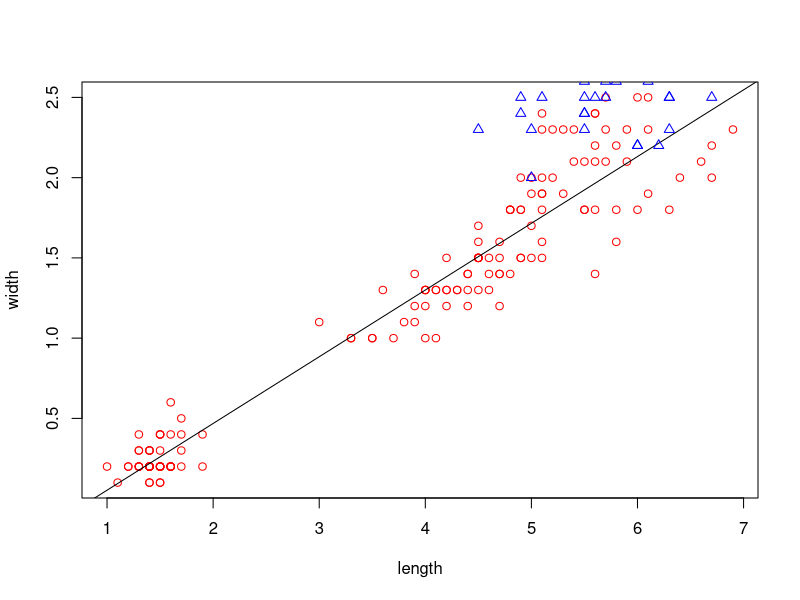
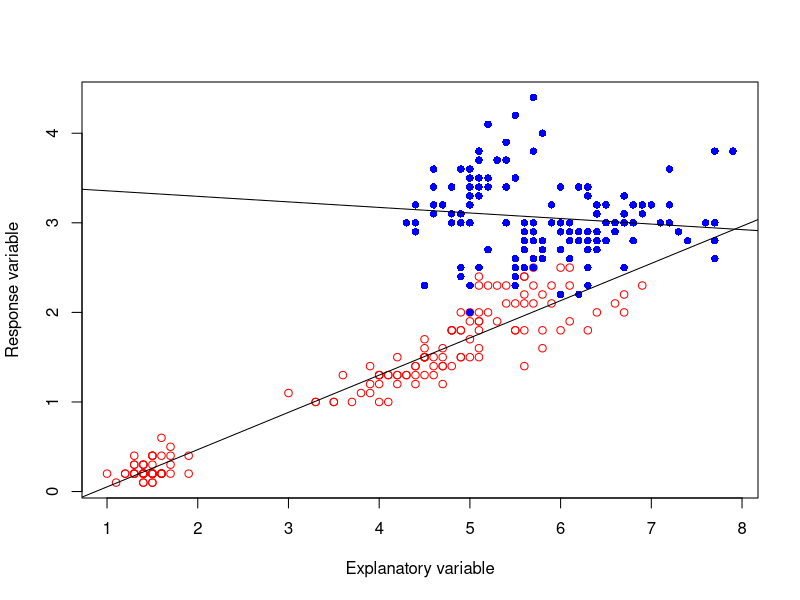
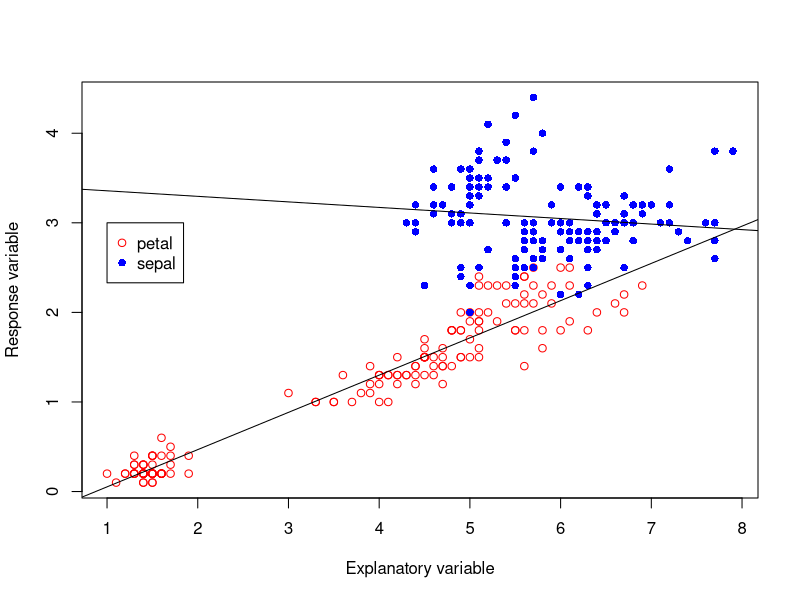
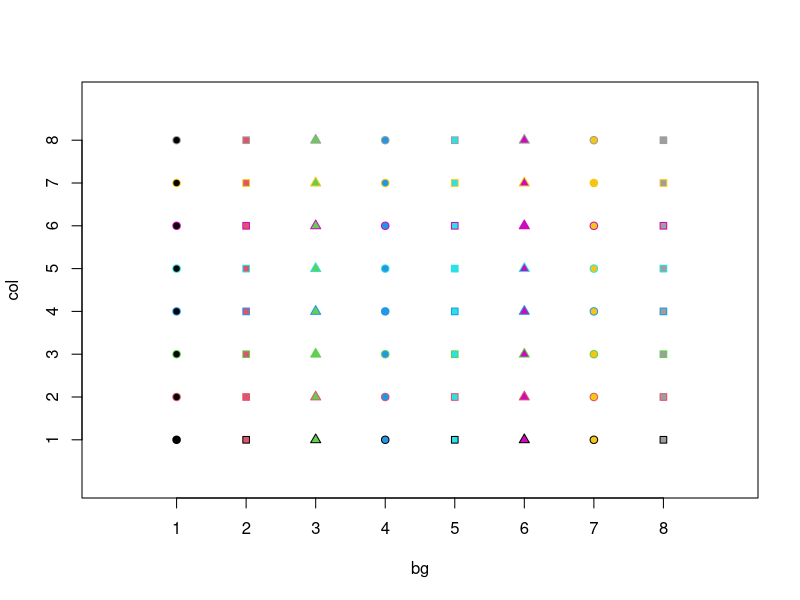
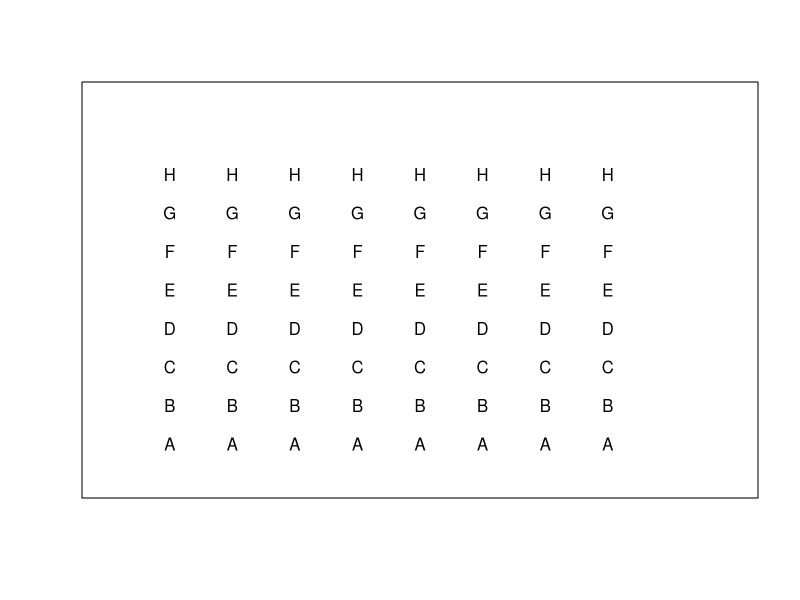
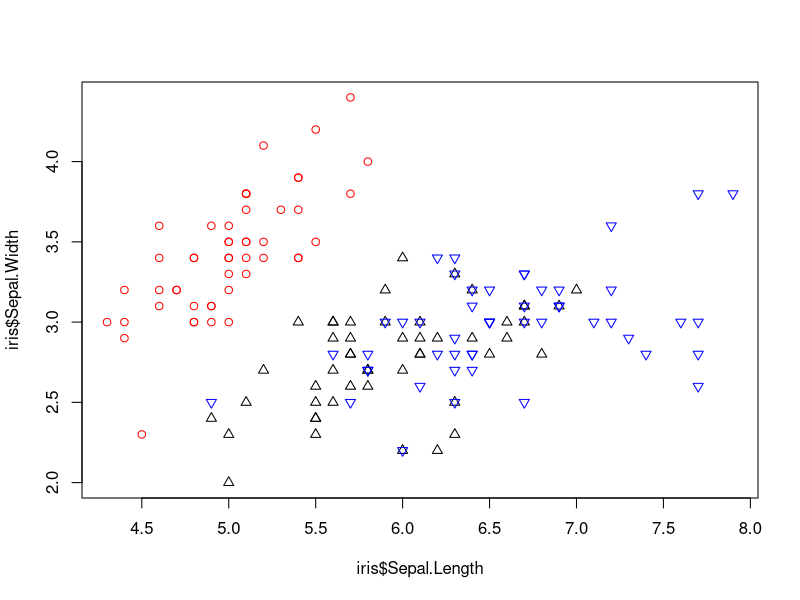
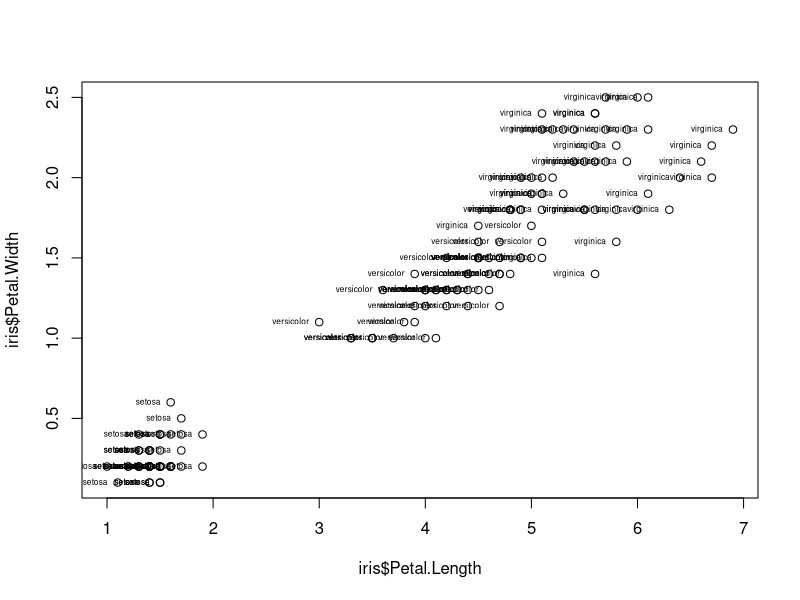
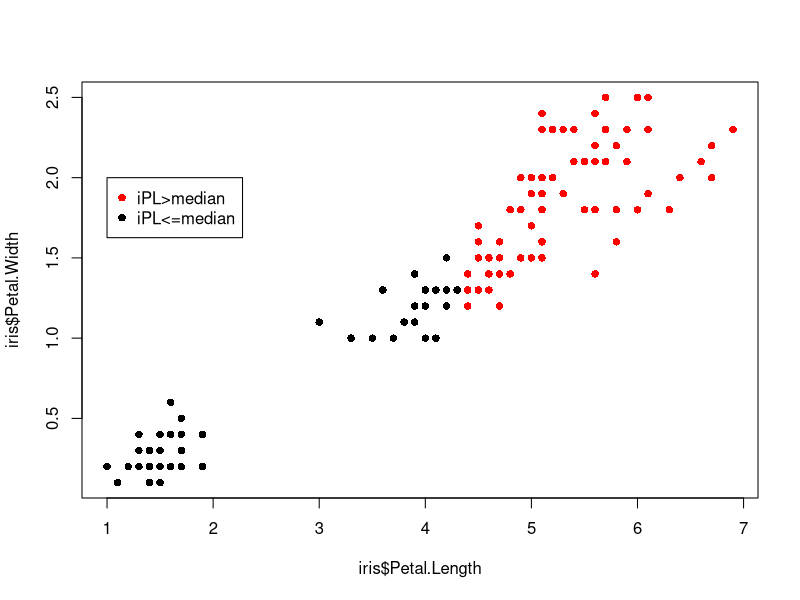

Reproduce these figures in R, in order.
## ---- chunk 1
data("iris")
x1 <- iris$Petal.Length
x2 <- iris$Sepal.Length
y1 <- iris$Petal.Width
y2 <- iris$Sepal.Width
## ---- chunk 2
plot(x1, y1, xlab = "length", ylab = "width", col="red", pch=1)
abline(lm(y1 ~ x1))
points(x2, y2, col="blue", pch=2)
abline(lm(y2 ~ x2))
## ---- chunk 3
plot(c(x1,x2), c(y1,y2), xlab="Explanatory variable", ylab = "Response variable", type = "n")
points(x1, y1, col="red")
points(x2, y2, col="blue", pch=16)
abline(lm(y1 ~ x1))
abline(lm(y2 ~ x2))
## ---- chunk 4
plot(c(x1,x2),c(y1,y2), xlim=range(x1,x2), ylim=range(y1, y2), xlab="Explanatory variable", ylab="Response variable", type="n")
points(x1,y1,col="red")
points(x2,y2,col="blue",pch=16)
abline(lm(y1~x1))
abline(lm(y2~x2))
legend(3, c("petal","sepal"), pch=c(1,16), col=c("red","blue"))
## ---- chunk 5
plot(0:9,0:9,pch=16,type="n",xaxt="n",yaxt="n",ylab="col",xlab="bg")
axis(1,at=1:8)
axis(2,at=1:8)
for (i in 1:8) points(1:8,rep(i,8),pch=c(21,22,24),bg=1:8,col=i)
## ---- chunk 6
plot(c(0,10),c(0,10),type="n",xlab="",ylab="",xaxt="n", yaxt="n")
for (i in 1:8) text(1:8,rep(i,8), LETTERS[i])
## ---- chunk 7
species <- as.numeric(iris$Species)
pchs <- rep(c(1,2,6), times=c(50,50,50))
cols <- rep(c("red", "black", "blue"), times=c(50,50,50))
plot(iris$Sepal.Length, iris$Sepal.Width, type = "n")
for (k in 1:length(species)){
  points(iris$Sepal.Length[k],iris$Sepal.Width[k],pch=pchs[k],col=cols[k])
}
## ---- chunk 8
plot(iris$Petal.Length, iris$Petal.Width)
text(iris$Petal.Length, iris$Petal.Width, labels=as.character(iris$Species), pos=2, offset=0.5,cex=0.5)
## ---- chunk 9
plot(iris$Petal.Length, iris$Petal.Width, pch=16, col=ifelse(iris$Petal.Length>median(iris$Petal.Length),"red","black"))
legend(2,c("iPL>median","iPL<=median"),pch=16,col=c("red","black"))
## ---- chunk 10
x <- runif(15,4, 10)
y <- rnorm(15)
plot(x,y,pch=16)
lines(x,y)
## ---- chunk 11
ordered <- order(x)
plot(x[ordered],y[ordered],pch=16)
lines(x[ordered],y[ordered])
## ---- chunk 12
x<-0:10
y<-0:10
plot(x,y)
lines(x,y,col="red")
lines(x,y,col="blue",type="s")
lines(x,y,col="green",type="S")
## ---- chunk 13
plot(0:10,0:10,xlab="",ylab="",xaxt="n",yaxt="n",type="n")
rect(6,6,9,9)
arrows(1,1,3,8)
arrows(1,9,5,9,code=3)
arrows(4,1,4,6,code=3,angle=90)
polygon(list(x=runif(6), y=runif(6)),col="lavender")
## ---- chunk 14
z <- seq(-3,3,0.01)
pd <- dnorm(z)
plot(z,pd,type="l")
polygon(c(z[z<=-0.5],-0.5),c(pd[z<=-0.5],pd[z==-3]),col="red")
## ---- chunk 15
curve(x^3-3*x, -2, 2)

x <- seq(-2,2,0.01)
y <- x^3-3*x
plot(x,y,type="l")
## ---- chunk 16
xv <- 0:100
yA <- 482*xv*exp(-0.045*xv)
yB <- 518*xv*exp(-0.055*xv)
plot(c(xv,xv),c(yA,yB),xlab="stock",ylab="recruits",type="n")
lines(xv,yA,lty=2,col="blue")
lines(xv,yB,lty=1,col="red")
